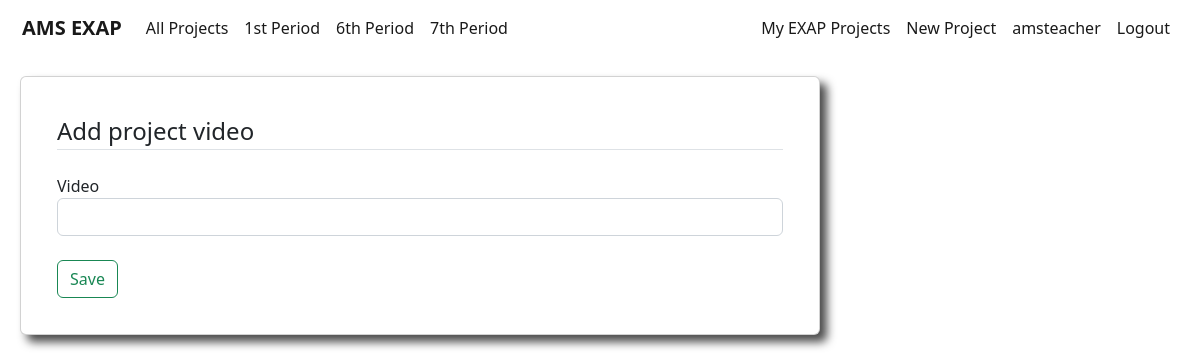
The app's page /users/projects/28/addvideo/ (signed in), older data.
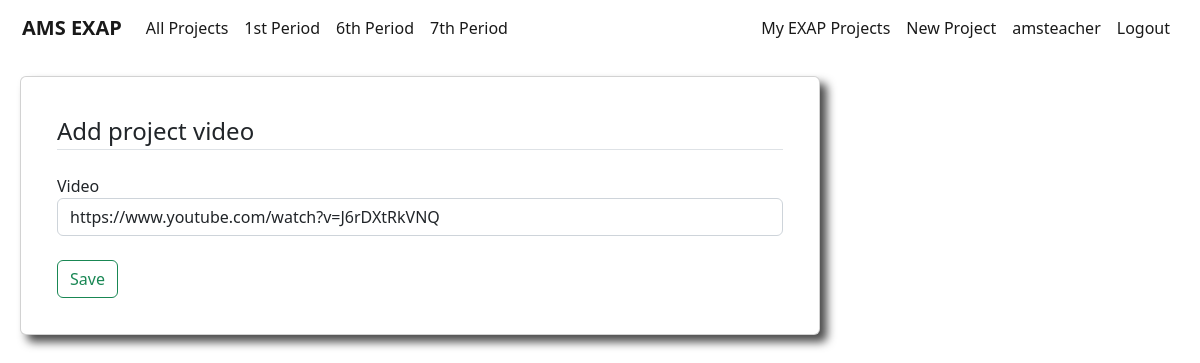
The same page, newer data.
### users/models.py (models this page shows, shortened)
class Project(models.Model):
    student = models.ForeignKey(User,on_delete=models.CASCADE)
    period = models.IntegerField(choices=periods,default=1)
    liked = models.ManyToManyField(User,default=None,blank=True,related_name='likes')
    title = models.CharField(max_length=50,default='My EXAP project')
    blurb = models.CharField(max_length=100,default='Check out my project')
    description = models.TextField(default="I haven't written my project description yet, but trust me it will be awesome!")
    video = models.CharField(max_length=1000,blank=True)
    photo = models.ImageField(default=None,blank=True,upload_to='project_pics')

### users/views.py (the view)
# urls.py: path('projects/<int:pk>/addvideo/',AddVideoView,name='add-video'),
@login_required
def AddVideoView(request,pk):
    project = get_object_or_404(Project,pk=pk)
    if request.method == 'POST':
        form = ProjectVideoForm(request.POST,request.FILES, instance=project)
        if form.is_valid():
            form.save()
            return redirect('project-details',pk=project.pk)
    else:
        form = ProjectVideoForm(instance=project)
    context = {
        'title':'Add Video',
        'form':form,
        'project':project
    }
    return render(request,'users/add_video.html',context)

### users/forms.py
class ProjectVideoForm(forms.ModelForm):
    class Meta:
        model = Project
        fields = ['video']

### users/templates/users/add_video.html (shortened to what this page needs)
{% extends 'main/base.html' %}
{% load crispy_forms_tags %}
{% block content %}
<div class="card project-card" style="width: 800px;">
    <div class="card-body project-card-body">
        <form method="POST" enctype='multipart/form-data'>
            <fieldset class="form-group">
                <legend class="border-bottom mb-4">Add project video</legend>
                {{ form|crispy }}
            </fieldset>
            <br>
            <div class='form-group'>
                <button class="btn btn-outline-success" type='submit'>Save</button>
            </div>
        </form>
    </div>
</div>
{% endblock content %}

Row changes from the older to the newer data that the page shows:
changed Project: video (not shown) → "https://www.youtube.com/watch?v=J6rDXtRkVNQ"
